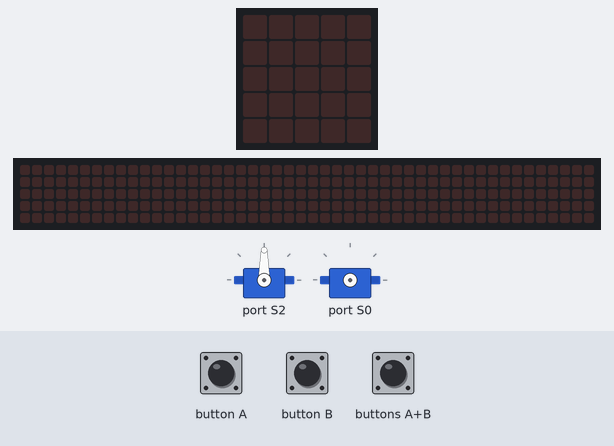
A program run on a simulated BBC micro:bit (MakeCode). Shown: 2 × servo, the board's 5×5 LED display, a strip that is not on the board, showing the scrolling text unrolled. Inputs (shaded band) come from the test bench. The 48×5 strip is a reading aid, not a part: it shows the text the display is scrolling, unrolled, one strip-width of it at a time.

Above: at 1.7 s.
1.8 s: buttons A+B pressed for 0.15 s
At 2.02 s:
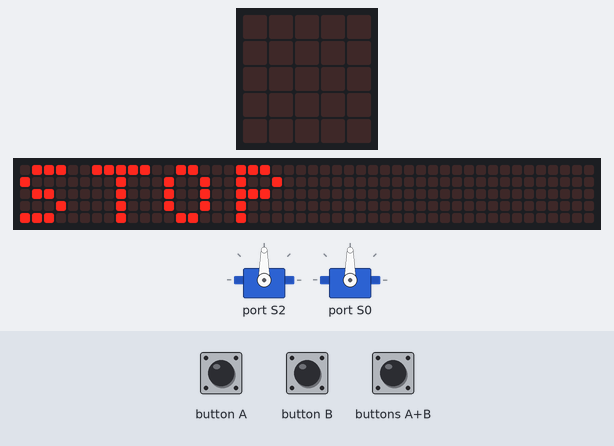
4.8 s: button A pressed for 0.15 s
At 7.0 s:
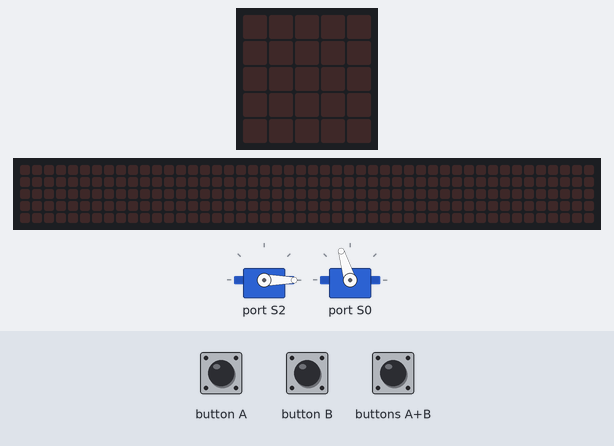
7.8 s: button B pressed for 0.15 s
At 9.1 s:
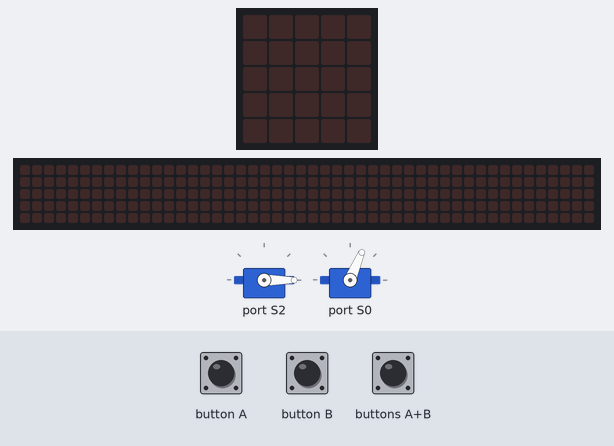
9.4 s: buttons A+B pressed for 1 s
At 10.62 s:
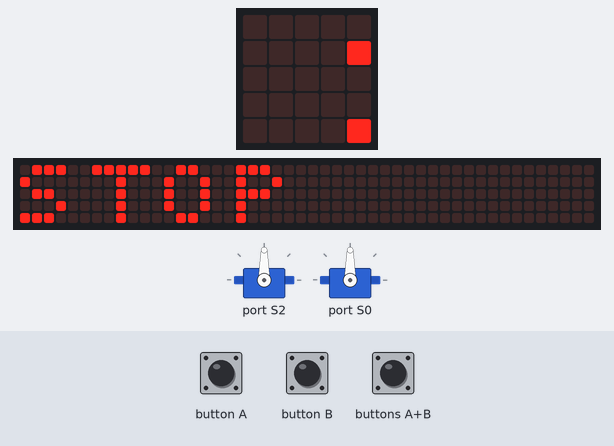
13.4 s: button B pressed for 0.15 s
At 14.67 s:
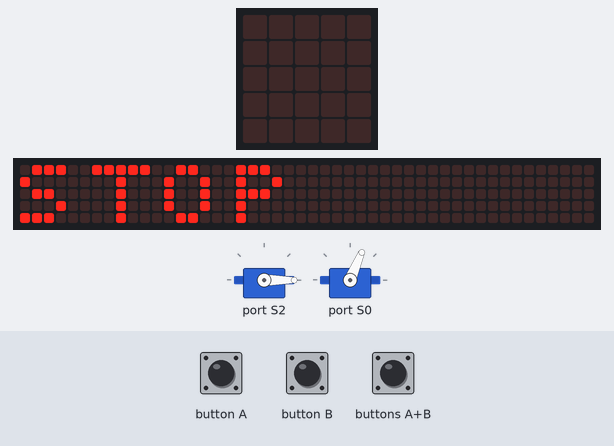
16.4 s: buttons A+B pressed for 0.15 s
At 16.92 s:
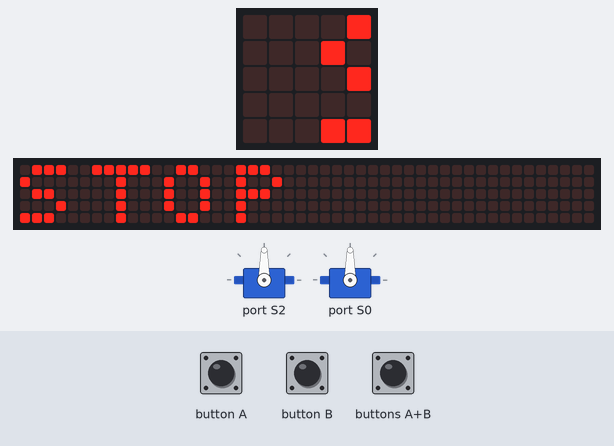
Timing chart, 0 to 19.4 s (numbered marks = the images above; inputs shaded):
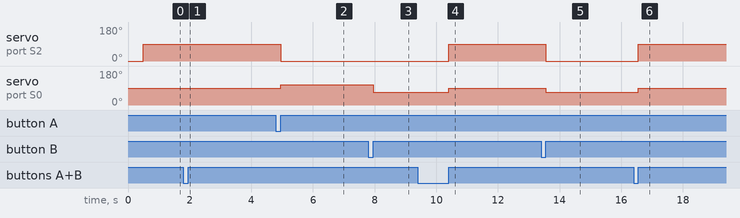

The program:

main.ts
```typescript
input.onButtonPressed(Button.A, function () {
    wuKong.setServoAngle(wuKong.ServoTypeList._270, wuKong.ServoList.S0, 160)
    wuKong.setServoAngle(wuKong.ServoTypeList._360, wuKong.ServoList.S2, -140)
})
input.onButtonPressed(Button.AB, function () {
    wuKong.setServoAngle(wuKong.ServoTypeList._180, wuKong.ServoList.S0, 90)
    wuKong.setServoAngle(wuKong.ServoTypeList._360, wuKong.ServoList.S2, 180)
    basic.showString("STOP")
})
input.onButtonPressed(Button.B, function () {
    wuKong.setServoAngle(wuKong.ServoTypeList._270, wuKong.ServoList.S0, 100)
    wuKong.setServoAngle(wuKong.ServoTypeList._360, wuKong.ServoList.S2, -140)
})
wuKong.setServoAngle(wuKong.ServoTypeList._360, wuKong.ServoList.S2, -180)
basic.pause(500)
wuKong.setServoAngle(wuKong.ServoTypeList._360, wuKong.ServoList.S2, 180)
```

test.ts
```typescript
// Tady jsou testy. Při použití tohoto balíčku jako rozšíření nebude zkompilováno.
```

Measured:
- after the input at 1.8 s, the display: changes after 0.15 s (image 1)
- after the input at 4.8 s, servo on port S2: 90° → 0° after 0.15 s; servo on port S0: 90° → 107° after 0.15 s
- after the input at 7.8 s, servo on port S0: 107° → 67° after 0.15 s
- after the input at 9.4 s, servo on port S2: 0° → 90° after 1.0 s; servo on port S0: 67° → 90° after 1.0 s; the display: first changes after 1.0 s (image 4 shows a later state)
- after the input at 13.4 s, servo on port S2: 90° → 0° after 0.15 s; servo on port S0: 90° → 67° after 0.15 s
- after the input at 16.4 s, servo on port S2: 0° → 90° after 0.15 s; servo on port S0: 67° → 90° after 0.15 s; the display: first changes after 0.15 s (image 6 shows a later state)
- what the display in image 5 shows lasts 0.4 s, from 14.5 s to 14.9 s
